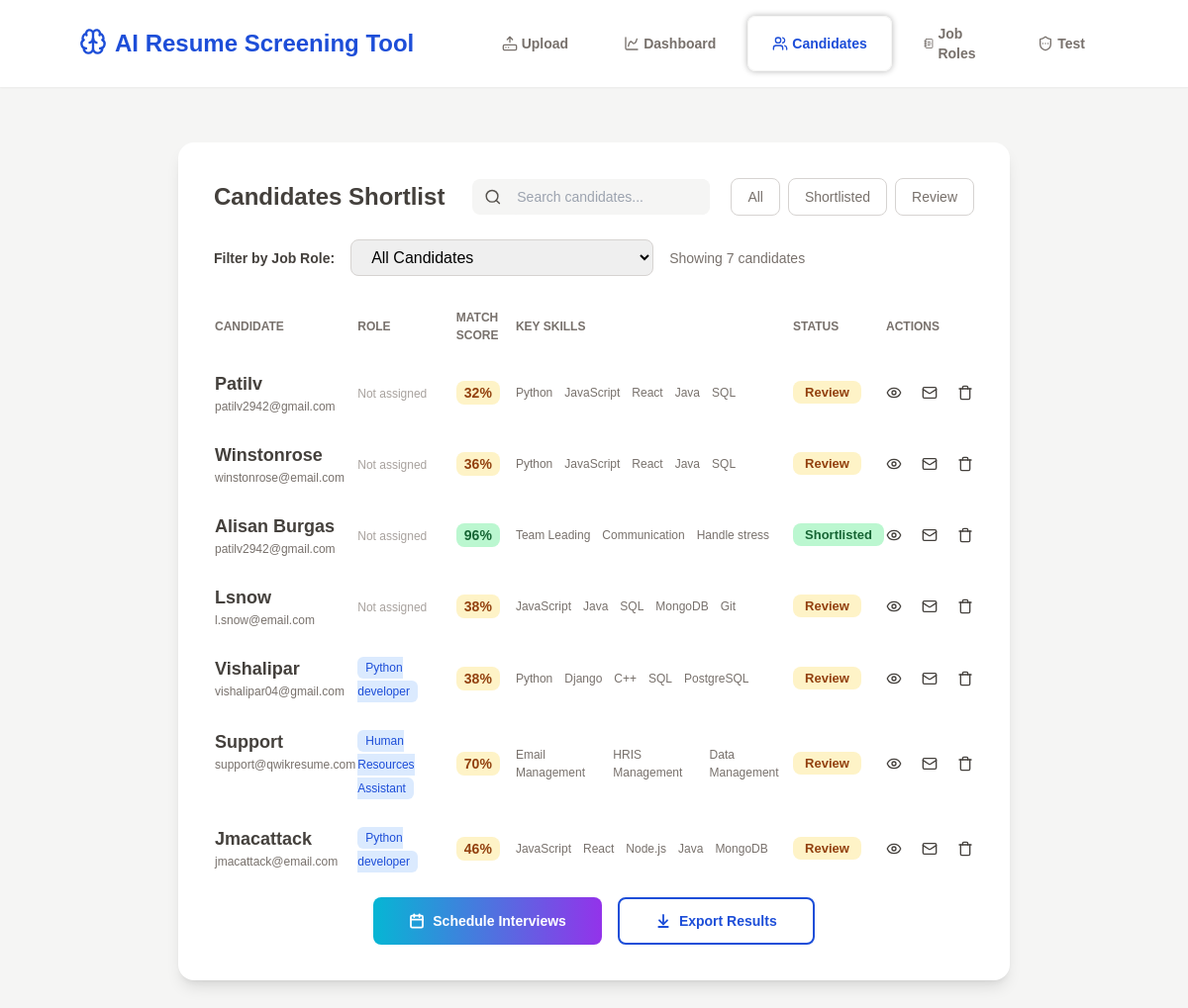
The app's page /candidates/, older data.
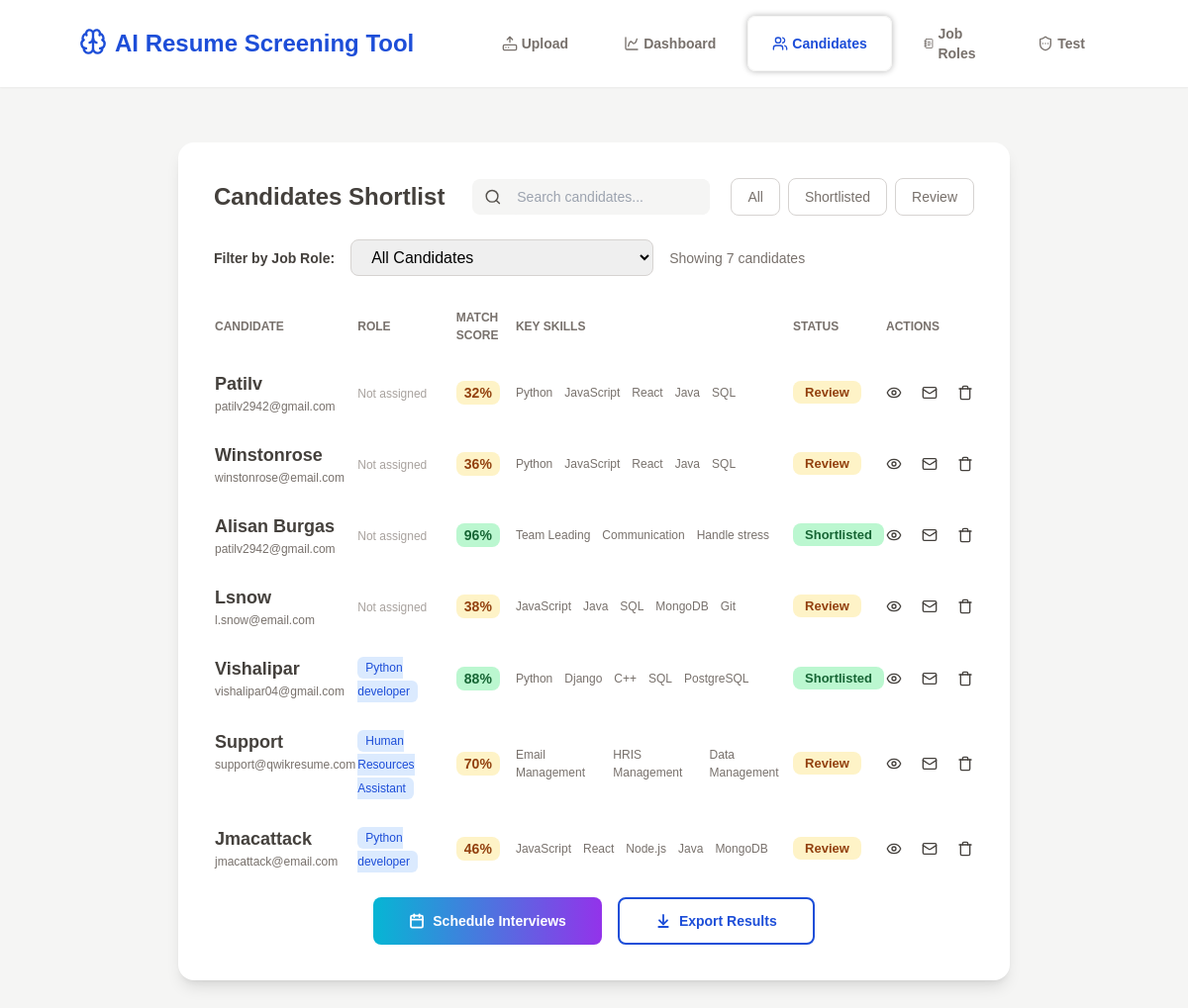
The same page, newer data.
### resume_screening/models.py (models this page shows, shortened)
class UserInfo(models.Model):
    name = models.CharField(max_length=50)
    email = models.EmailField()
    score = models.IntegerField()
    skills = models.JSONField(default=list)
    resume = models.FileField(upload_to='resumes/')
    status = models.BooleanField(default=False)
    job_role = models.ForeignKey(JobRole, null=True, blank=True, on_delete=models.SET_NULL)

### resume_parser/models.py (models this page shows, shortened)
class JobRole(models.Model):
    title = models.CharField(max_length=255)
    description = models.TextField()
    required_skills = models.JSONField(default=list)
    experience_required = models.IntegerField(default=0)
    education_level = models.CharField(max_length=200, blank=True)
    location = models.CharField(max_length=255, blank=True)
    salary_range = models.CharField(max_length=100, blank=True)
    status = models.CharField(max_length=20, default='active', choices=[
        ('active', 'Active'),
        ('closed', 'Closed')
    ])
    created_at = models.DateTimeField(auto_now_add=True)

### resume_screening/views.py (the view)
# urls.py: path('candidates/', views.candidates, name='candidates'),
def candidates(request):
    job_filter = request.GET.get('job_role', 'all')
    if job_filter == 'all':
        users = UserInfo.objects.all()
    else:
        users = UserInfo.objects.filter(job_role_id=job_filter)
    job_roles = JobRole.objects.filter(userinfo__isnull=False).distinct().order_by('-created_at')
    candidates = users.count()
    context = {
        'candidates': candidates,
        'users': users,
        'job_roles': job_roles,
        'selected_job': job_filter,
    }
    return render(request, 'candidates.html', context)

### resume_screening/templates/candidates.html (shortened to what this page needs)
{% extends "screening.html" %}
{% block content %}
<div class="p-9 bg-white rounded-2xl shadow-lg">
    <div class='flex justify-between items-center'>
        <p class='text-2xl text-stone-700 font-semibold'>Candidates Shortlist</p>
        <div class="flex items-center gap-2 w-[20vw] pl-3 text-stone-600 bg-stone-100 rounded-lg">
            <svg xmlns="http://www.w3.org/2000/svg" width="20" height="20" viewBox="0 0 24 24" fill="none" stroke="currentColor" stroke-width="2" stroke-linecap="round" stroke-linejoin="round" class="lucide lucide-search-icon lucide-search"><path d="m21 21-4.34-4.34"/><circle cx="11" cy="11" r="8"/></svg>
            <input type="search" name="search" id="" placeholder='Search candidates...' class='text-sm p-2 w-full bg-stone-100 rounded-lg outline-none'>
        </div>
        <div class="filters flex justify-end gap-2 w-[20vw] h-full text-sm">
            <button onclick = "filterByScore('all')" class='px-4 py-2 text-stone-500 border border-stone-300 rounded-lg'>
                All
            </button>
            <button onclick = "filterByScore(80,100)" class='px-4 py-2 text-stone-500 border border-stone-300 rounded-lg'>
                Shortlisted
            </button>
            <button onclick = "filterByScore(0,79)" class='px-4 py-2 text-stone-500 border border-stone-300 rounded-lg'>
                Review
            </button>
        </div>
    </div>
    {% if candidates %}
    <div class="mt-6 flex items-center gap-4">
        <label class="text-sm font-semibold text-stone-700">Filter by Job Role:</label>
        <select id="job-filter" onchange="filterByJob()"
            class="px-4 py-2 border border-stone-300 rounded-lg focus:outline-none focus:border-blue-500">
            <option value="all" {% if selected_job == 'all' %}selected{% endif %}>All Candidates</option>
        </select>
        <span class="text-sm text-stone-500">
            Showing {{ candidates }} candidate{{ candidates|pluralize }}
        </span>
    </div>
    <div class="mt-2 w-full">
        <table class='w-full border-separate border-spacing-y-6'>
            <thead>
                <tr class='text-stone-500 text-[12px]'>
                    <th class='font-semibold text-start'>CANDIDATE</th>
                    <th class='text-start'>ROLE</th>
                    <th class='text-start'>MATCH SCORE</th>
                    <th class='text-start'>KEY SKILLS</th>
                    <th class='text-start'>STATUS</th>
                    <th class='text-start'>ACTIONS</th>
                </tr>
            </thead>
            <tbody class=''>
                {% for user in users %}
                <tr class='text-stone-700'>
                    <td class='flex flex-col'>
                        <span class='text-lg font-semibold'>{{ user.name }}</span>
                        <span class='text-[12px] text-stone-500'>{{ user.email }}</span>
                    </td>
                    <td>
                        {% if user.job_role %}
                        <span class="px-2 py-1 bg-blue-100 text-blue-700 rounded-md text-xs">
                            {{ user.job_role.title }}
                        </span>
                        {% else %}
                        <span class="text-stone-400 text-xs">Not assigned</span>
                        {% endif %}
                    </td>
                    <td class='text-sm font-semibold'>
                        <span class='px-2 py-1 {% if user.score >= 80 %}text-green-800 bg-green-200 {% else %}text-amber-800 bg-amber-100{% endif %} rounded-lg'>
                            {{ user.score }}%
                        </span>
                    </td>
                    <td>
                        <p class='flex gap-3 text-[12px] text-stone-500'>
                            {% for skill in user.skills %}
                            <span>{{ skill }}</span>
                            {% endfor %}
                        </p>
                    </td>
                    <td>
                        <p class='text-[13px] font-semibold w-fit'>
                            {% if user.status %} <span class='text-green-800 bg-green-200 px-3 py-1 rounded-lg'>Shortlisted</span>
                            {% else %} <span class='text-amber-800 bg-amber-100 px-3 py-1 rounded-lg'>Review</span>
                            {% endif %}
                        </p>
                    </td>
                    <td>
                        <div class='flex items-center gap-5'>
                            <a href="{{ user.resume.url }}" target="_blank" class='cursor-pointer hover:text-blue-700' title='View'>
                            </a>
                            <span onclick="openEmailModal('{{ user.email }}', '{{ user.name }}')" class='cursor-pointer hover:text-blue-700' title='Contact'>
                            </span>
                            <span class='cursor-pointer hover:text-blue-700' title='Remove' onclick = "if(confirm('Delete this user?')) window.location.href = '{% url 'delete_user' user.id %}'">
                            </span>
                        </div>
                    </td>
                </tr>
                {% endfor %}
            </tbody>
        </table>
    </div>
    <div class="flex justify-center gap-4">
        <button onclick="openScheduleModal()" class='flex gap-2 items-center text-white bg-gradient-to-r from-cyan-500 to-purple-600 text-sm font-semibold px-9 py-3  rounded-lg transition-colors duration-[400ms]'>
            Schedule Interviews
        </button>
        <a href='{% url "export_candidates" %}' class='flex gap-2 items-center text-blue-700 hover:text-white hover:bg-blue-600 text-sm font-semibold border-2 border-blue-700 px-9 py-3 rounded-lg'>
            Export Results
        </a>
    </div>
    {% else %}
    <p class='flex justify-center mt-9 mb-4 text-stone-400'>No Candidates</p>
    {% endif %}
</div>
{% endblock %}

### resume_screening/templates/screening.html (shortened to what this page needs)
<!DOCTYPE html>
<html>
<head>
    <script src = 'https://cdn.tailwindcss.com'></script>
</head>
<body class='bg-stone-100'>
    <header class='flex justify-center items-center w-full px-20 py-4 bg-white shadow-sm top-0 sticky z-50'>
        <div class="heading w-[35vw]">
            <a href='{% url "home" %}' class='flex gap-2 text-2xl text-blue-700 w-fit font-bold'>
                AI Resume Screening Tool
            </a>
        </div>
        <div class="tabs flex gap-2 text-sm font-semibold w-fit">
            {% if not request.session.is_candidate %}
            <a href='{% url "home" %}' class='flex items-center gap-1 cursor-pointer px-6 py-2 w-fit {% if request.path == "/" %}text-blue-700 border border-stone-100 shadow-[0_0_6px_rgba(0,0,0,0.3)] rounded-lg {% else %}text-stone-500 hover:text-stone-800 {% endif %}'>
                Upload
            </a>
            <a href='{% url "dashboard" %}' class='flex items-center gap-1 {% if "dashboard" in request.path %}text-blue-700 border border-stone-100 shadow-[0_0_6px_rgba(0,0,0,0.3)] rounded-lg {% else %}text-stone-500 hover:text-stone-800 {% endif %} cursor-pointer px-6 py-2 w-fit'>
                Dashboard
            </a>
            <a href='{% url "candidates" %}' class='flex items-center gap-1 {% if "candidates" in request.path %}text-blue-700 border border-stone-100 shadow-[0_0_6px_rgba(0,0,0,0.3)] rounded-lg {% else %}text-stone-500 hover:text-stone-800 {% endif %} cursor-pointer px-6 py-2 w-fit'>
                Candidates
            </a>
            <a href='{% url "job_roles" %}' class='flex items-center gap-1 {% if "job-roles" in request.path %}text-blue-700 border border-stone-100 shadow-[0_0_6px_rgba(0,0,0,0.3)] rounded-lg {% else %}text-stone-500 hover:text-stone-800 {% endif %} cursor-pointer px-6 py-2 w-fit'>
                Job Roles
            </a>
            <a href="{% url 'organize_test' %}" class='flex items-center gap-1 {% if "test" in request.path %}text-blue-700 border border-stone-100 shadow-[0_0_6px_rgba(0,0,0,0.3)] rounded-lg {% else %}text-stone-500 hover:text-stone-800 {% endif %} cursor-pointer px-6 py-2 w-fit'>
                Test
            </a>
            {% endif %}
        </div>
    </header>
    <div class="flex gap-3">
        <div id="mainContent" class="flex-1">
            <div class="max-w-[70vw] mx-auto mt-14 mb-[50px]">
                {% block content %}{% endblock %}
            </div>
        </div>
    </div>
</body>
</html>

### resume_screening/templates/screening.html (style rules this page uses)
body { font-family: Arial; margin: 50px auto; }

Row changes from the older to the newer data that the page shows:
changed UserInfo "Vishalipar": score "38" → "88"; status "Review" → "Shortlisted"
